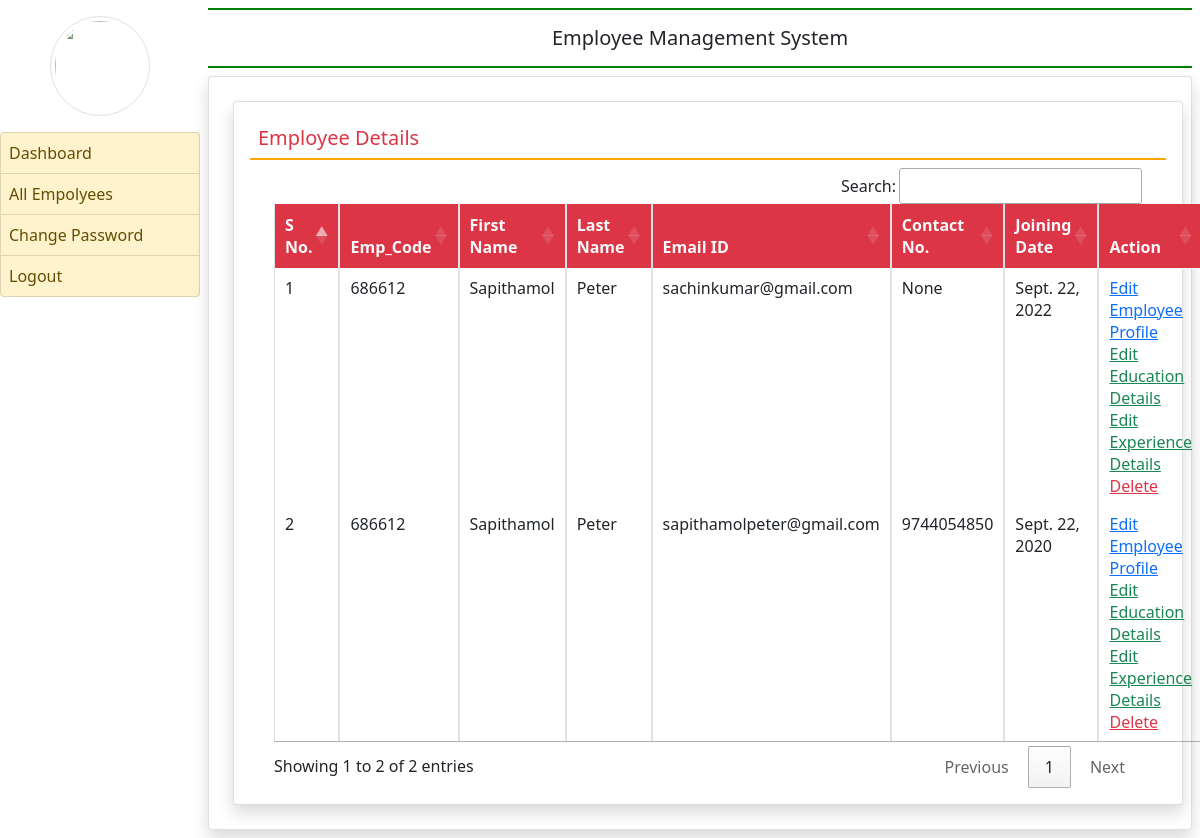
/all_employee (signed in), run on the app's committed database.
### home/models.py (models this page shows, shortened)
class EmployeeDetail(models.Model):
    user = models.ForeignKey(User, on_delete=models.CASCADE)
    empcode = models.CharField(max_length=50)
    empdept = models.CharField(max_length=100, null=True)
    designation = models.CharField(max_length=100, null=True)
    contact = models.CharField(max_length=15, null=True)
    gender = models.CharField(max_length=50, null=True)
    joiningdate = models.DateField(null=True)

### home/views.py (the view)
# urls.py: path('all_employee', views.all_employee, name='all_employee'),
def all_employee(request):
    if not request.user.is_authenticated:
        return redirect('emp_login')
    employee = EmployeeDetail.objects.all()
    return render(request, 'home/all_employee.html', locals())

### home/Templates/home/all_employee.html (shortened to what this page needs)
{% extends 'home/admin_base.html' %}
{% block main %}
<div class="card shadow m-2" style="width:100%">
    <div class="card-body">
        <h5 class="p-2 text-danger" style="border-bottom : 2px solid orange">Employee Details</h5>
        <div class="container-fluid">
            <table class="table table-bordered table-hover" id="example">
                <thead class="text-light bg-danger">
                <tr class="table-bordered">
                    <th>S No.</th>
                    <th>Emp_Code</th>
                    <th>First Name</th>
                    <th>Last Name</th>
                    <th>Email ID</th>
                    <th>Contact No.</th>
                    <th>Joining Date</th>
                    <th>Action</th>
                </tr>
                </thead>
                <tbody>
                {% for i in employee %}
                    <td>{{forloop.counter}}</td>
                    <td>{{i.empcode}}</td>
                    <td>{{i.user.first_name}}</td>
                    <td>{{i.user.last_name}}</td>
                    <td>{{i.user.username}}</td>
                    <td>{{i.contact}}</td>
                    <td>{{i.joiningdate}}</td>
                    <td><a href="{% url 'adminedit_empprofile' i.id %}" >Edit Employee Profile</a>
                        <br><a href="{% url 'adminedit_empeducation' i.user.id %}" class="text-success">Edit Education Details</a>
                        <br><a href="{% url 'adminedit_empexperience' i.user.id %}" class="text-success">Edit Experience Details</a>
                        <br><a href="{% url 'admin_delete' i.user.id %}" class="text-danger" onclick="return confirm('Are You Sure?')">Delete</a></td>
                {% endfor %}
                </tbody>
            </table>
        </div>
    </div>
</div>
{% endblock%}

### data on the page
EmployeeDetail: empcode "686612", user.first_name "Sapithamol", user.last_name "Peter", user.username "sachinkumar@gmail.com", contact "None", joiningdate "Sept. 22, 2022"
EmployeeDetail: empcode "686612", user.first_name "Sapithamol", user.last_name "Peter", user.username "sapithamolpeter@gmail.com", contact "9744054850", joiningdate "Sept. 22, 2020"
